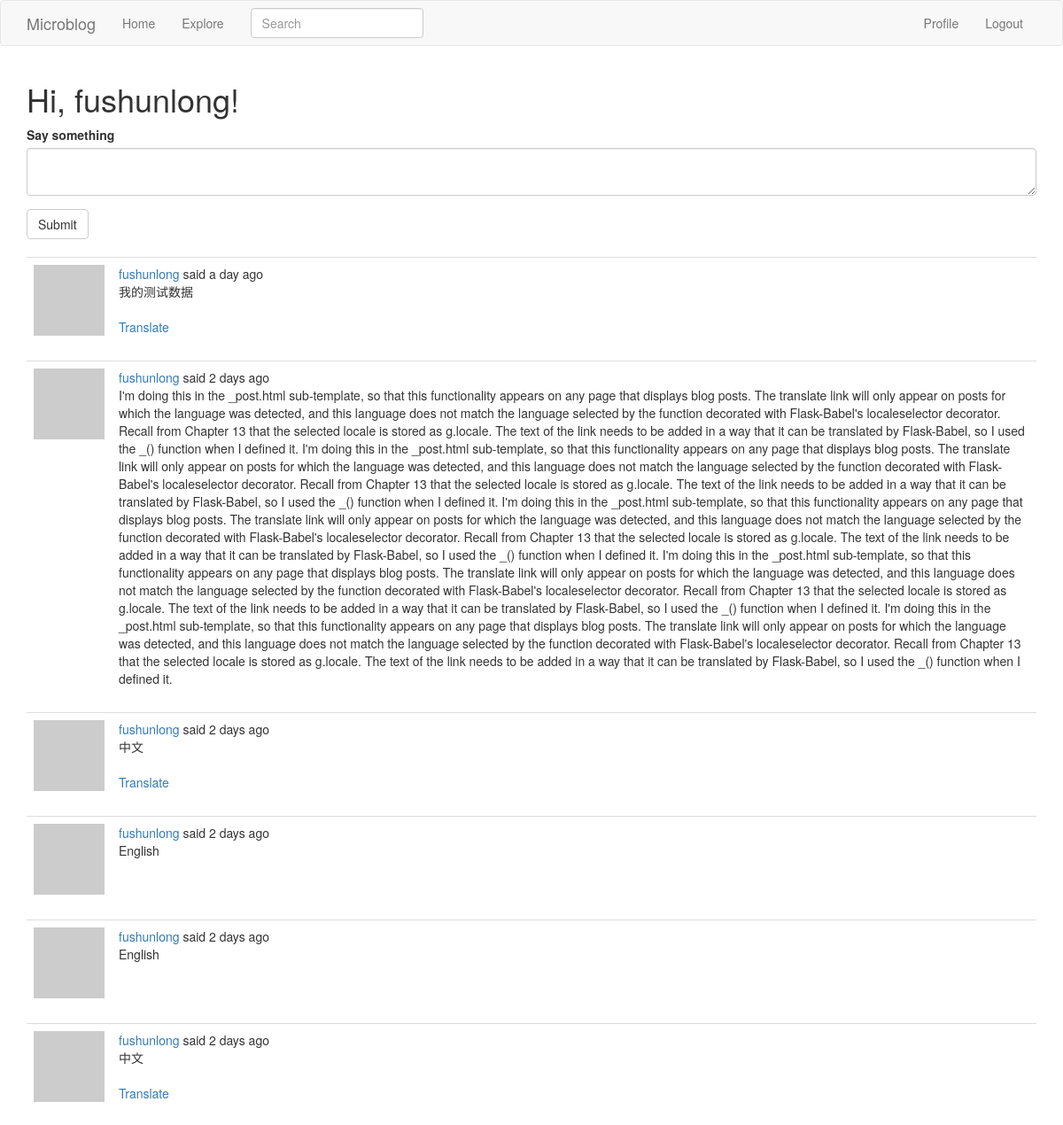
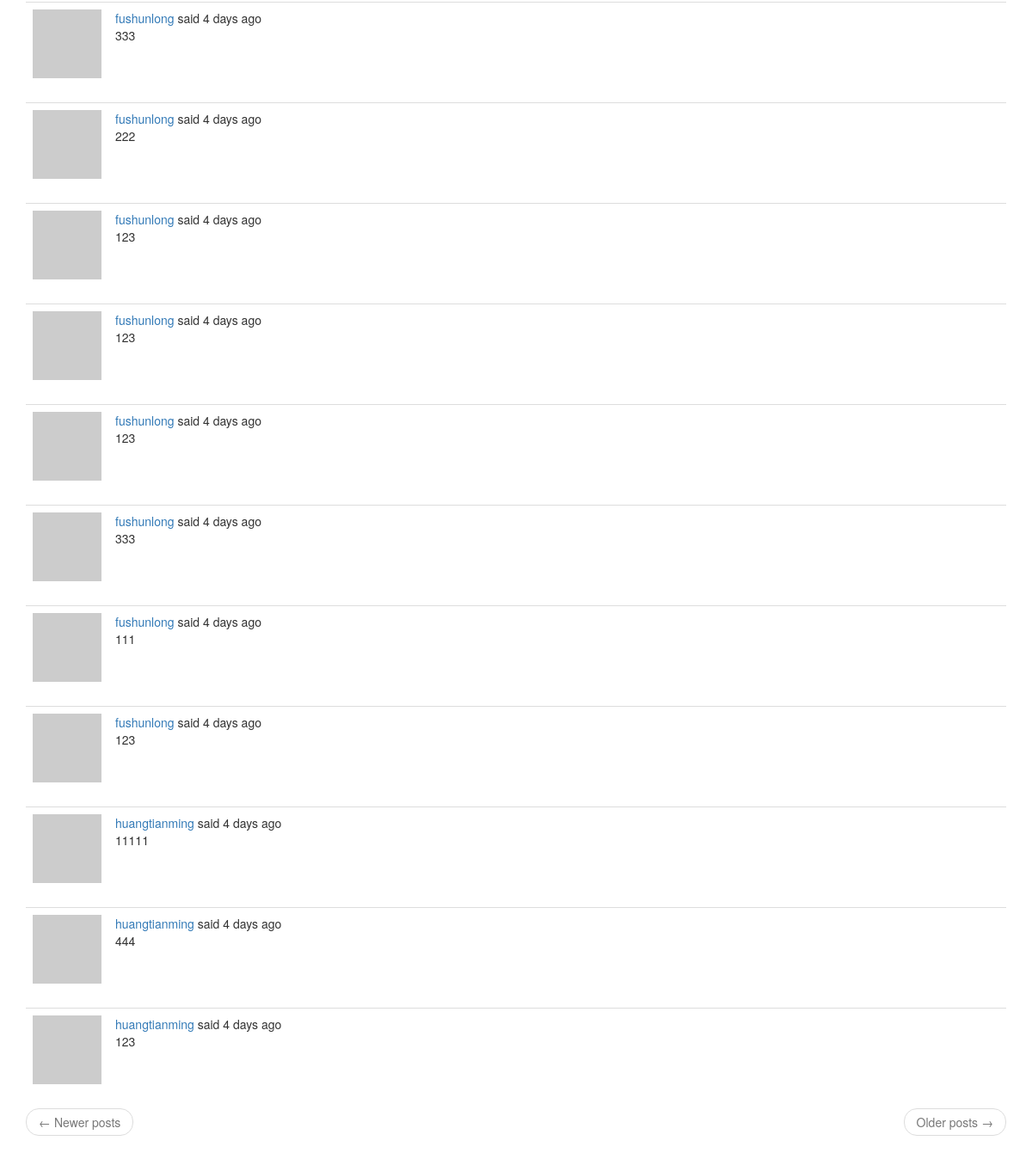
The app's page /index (signed in) with its own data (2 pictures, top to bottom).
### app/models.py (models this page shows, shortened)
class User(UserMixin, db.Model):
    id = db.Column(db.Integer, primary_key=True)
    username = db.Column(db.String(64), index=True, unique=True)
    email = db.Column(db.String(120), index=True, unique=True)
    password_hash = db.Column(db.String(128))
    posts = db.relationship('Post', backref='author', lazy='dynamic')
    about_me = db.Column(db.String(140))
    last_seen = db.Column(db.DateTime, default=datetime.utcnow)
    followed = db.relationship(
        'User', secondary=followers,
        primaryjoin=(followers.c.follower_id == id),
        secondaryjoin=(followers.c.followed_id == id),
        backref=db.backref('followers', lazy='dynamic'), lazy='dynamic')
    def avatar(self, size):
        digest = md5(self.email.lower().encode('utf-8')).hexdigest()
        return 'https://www.gravatar.com/avatar/{}?d=identicon&s={}'.format(
            digest, size)
    def followed_posts(self):
        followed = Post.query.join(
            followers, (followers.c.followed_id == Post.user_id)).filter(
                followers.c.follower_id == self.id)
        own = Post.query.filter_by(user_id=self.id)
        return followed.union(own).order_by(Post.timestamp.desc())

class SearchableMixin(object):
	@classmethod
	def before_commit(cls,session):
		session._changes = {
			'add': list(session.new),
			'update': list(session.dirty),
			'delete': list(session.deleted)
		}
	@classmethod
	def after_commit(cls,session):
		for obj in session._changes['add']:
			if isinstance(obj, SearchableMixin):
				add_to_index(obj.__tablename__, obj)
		for obj in session._changes['update']:
			if isinstance(obj, SearchableMixin):
				add_to_index(obj.__tablename__, obj)
		for obj in session._changes['delete']:
			if isinstance(obj, SearchableMixin):
				remove_from_index(obj.__tablename__, obj)
		session._changes = None

class Post(SearchableMixin,db.Model):
    id = db.Column(db.Integer, primary_key=True)
    body = db.Column(db.String(140))
    timestamp = db.Column(db.DateTime, index=True, default=datetime.utcnow)
    user_id = db.Column(db.Integer, db.ForeignKey('user.id'))
    language = db.Column(db.String(5))
    __searchable__ = ['body']

### app/main/routes.py (the view, shortened to what this page needs)
@bp.route('/', methods=['GET', 'POST'])
@bp.route('/index', methods=['GET', 'POST'])
@login_required
def index():
    form = PostForm()
    page = request.args.get('page', 1, type=int)
    posts = current_user.followed_posts().paginate(
        page, current_app.config['POSTS_PER_PAGE'], False)
    next_url = url_for('main.index', page=posts.next_num) \
        if posts.has_next else None
    prev_url = url_for('main.index', page=posts.prev_num) \
        if posts.has_prev else None
    return render_template('index.html', title=_('Home'), form=form,
                           posts=posts.items, next_url=next_url,
                           prev_url=prev_url)

### app/main/forms.py
class SearchForm(FlaskForm):
    q = StringField(_l('Search'), validators=[DataRequired()])
    def __init__(self, *args, **kwargs):
        if 'formdata' not in kwargs:
            kwargs['formdata'] = request.args
        if 'csrf_enabaled' not in kwargs:
            kwargs['csrf_enabaled'] = False
        super(SearchForm, self).__init__(*args,**kwargs)

class PostForm(FlaskForm):
    post = TextAreaField(_l('Say something'), validators=[DataRequired()])
    submit = SubmitField(_l('Submit'))

### app/main/routes.py (called while the page is built)
@bp.before_app_request
def before_request():
    if current_user.is_authenticated:
        current_user.last_seen = datetime.utcnow()
        db.session.commit()
        g.search_form = SearchForm()
    g.locale = str(get_locale())

### app/models.py (called while the page is built)
@login.user_loader
def load_user(id):
    return User.query.get(int(id))

### app/templates/index.html
{% extends "base.html" %}
{% import 'bootstrap/wtf.html' as wtf %}
{% block app_content %}
    <h1>{{ _('Hi, %(username)s!', username=current_user.username) }}</h1>
    {% if form %}
    {{ wtf.quick_form(form) }}
    <br>
    {% endif %}
    {% for post in posts %}
        {% include '_post.html' %}
    {% endfor %}
    <nav aria-label="...">
        <ul class="pager">
            <li class="previous{% if not prev_url %} disabled{% endif %}">
                <a href="{{ prev_url or '#' }}">
                    <span aria-hidden="true">&larr;</span> {{ _('Newer posts') }}
                </a>
            </li>
            <li class="next{% if not next_url %} disabled{% endif %}">
                <a href="{{ next_url or '#' }}">
                    {{ _('Older posts') }} <span aria-hidden="true">&rarr;</span>
                </a>
            </li>
        </ul>
    </nav>
{% endblock %}

### app/templates/base.html (shortened to what this page needs)
{% extends 'bootstrap/base.html' %}
{% block navbar %}
    <nav class="navbar navbar-default">
        <div class="container">
            <div class="navbar-header">
                <a class="navbar-brand" href="{{ url_for('main.index') }}">Microblog</a>
            </div>
            <div class="collapse navbar-collapse" id="bs-example-navbar-collapse-1">
                <ul class="nav navbar-nav">
                    <li><a href="{{ url_for('main.index') }}">{{ _('Home') }}</a></li>
                    <li><a href="{{ url_for('main.explore') }}">{{ _('Explore') }}</a></li>
                </ul>
                {% if g.search_form %}
                <form class="navbar-form navbar-left" method="get"
                        action="{{ url_for('main.search') }}">
                    <div class="form-group">
                        {{ g.search_form.q(size=20, class='form-control',
                            placeholder=g.search_form.q.label.text) }}
                    </div>
                </form>
                {% endif %}
                <ul class="nav navbar-nav navbar-right">
                    {% if current_user.is_anonymous %}
                    <li><a href="{{ url_for('auth.login') }}">{{ _('Login') }}</a></li>
                    {% else %}
                    <li><a href="{{ url_for('main.user', username=current_user.username) }}">{{ _('Profile') }}</a></li>
                    <li><a href="{{ url_for('auth.logout') }}">{{ _('Logout') }}</a></li>
                    {% endif %}
                </ul>
            </div>
        </div>
    </nav>
{% endblock %}
{% block content %}
    <div class="container">
        {% block app_content %}{% endblock %}
    </div>
{% endblock %}

### app/templates/_post.html (shortened to what this page needs)
    <table class="table table-hover">
        <tr>
            <td width="70px">
                <a href="{{ url_for('main.user', username=post.author.username) }}">
                    <img src="{{ post.author.avatar(70) }}" />
                </a>
            </td>
            <td>
                {{ _('%(username)s said %(when)s',
                    username=user_link, when=moment(post.timestamp).fromNow()) }}
                <br>
                <span id="post{{ post.id }}">{{ post.body }}</span>
                {% if post.language and post.language != g.locale %}
                <br><br>
                <span id="translation{{ post.id }}">
                    <a href="javascript:translate(
                                '#post{{ post.id }}',
                                '#translation{{ post.id }}',
                                '{{ post.language }}',
                                '{{ g.locale }}');">{{ _('Translate') }}</a>
                </span>
                {% endif %}
            </td>
        </tr>
    </table>

### records on screen
Post: body "我的测试数据"
Post: body "I'm doing this in the _post.html sub-template, so that this functionality appears on any page that displays blog posts. The translate link will only appear on posts for which the language was detected, and this language does not match the language selected by the function decorated with Flask-Babel's localeselector decorator. Recall from Chapter 13 that the selected locale is stored as g.locale. The text of the link needs to be added in a way that it can be translated by Flask-Babel, so I used the _() function when I defined it. I'm doing this in the _post.html sub-template, so that this functionality appears on any page that displays blog posts. The translate link will only appear on posts…"
Post: body "中文"
Post: body "English"
Post: body "English"
Post: body "中文"
Post: body "333"
Post: body "222"
Post: body "123"
Post: body "123"
Post: body "123"
Post: body "333"
Post: body "111"
Post: body "123"
Post: body "11111"
Post: body "444"
Post: body "123"
